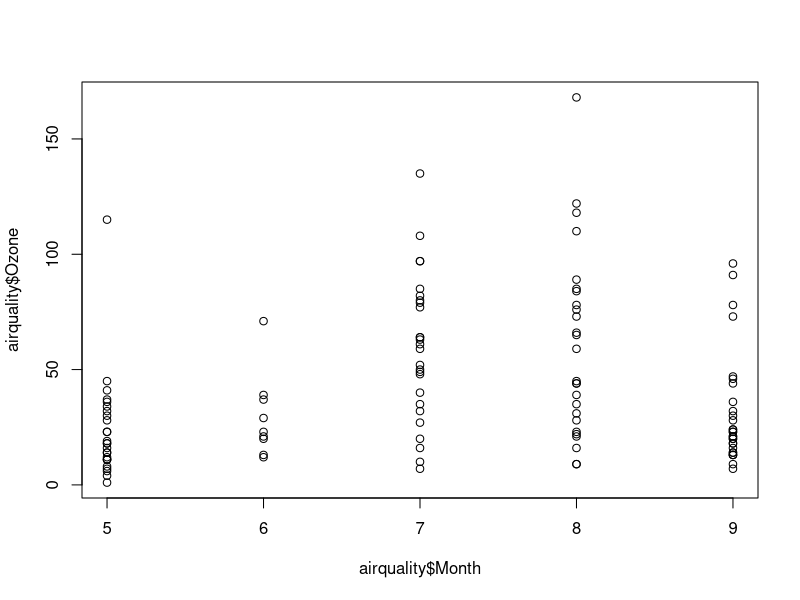
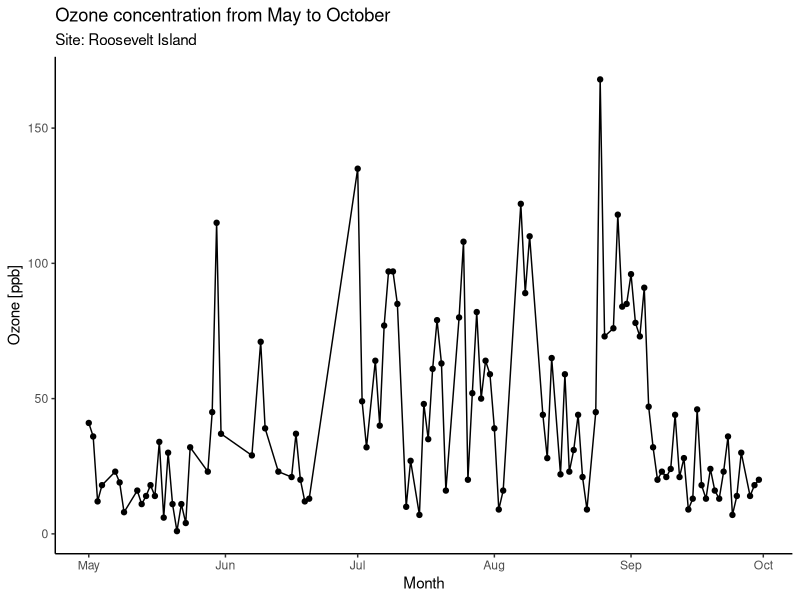
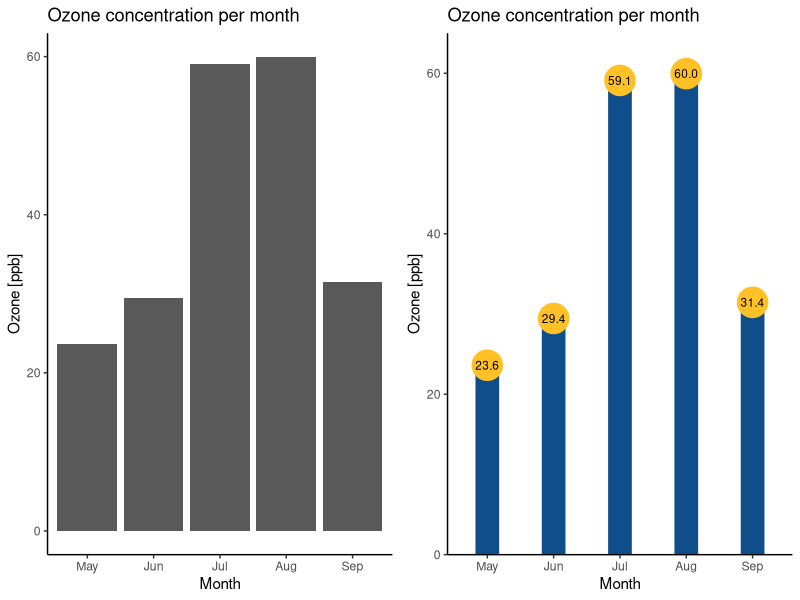
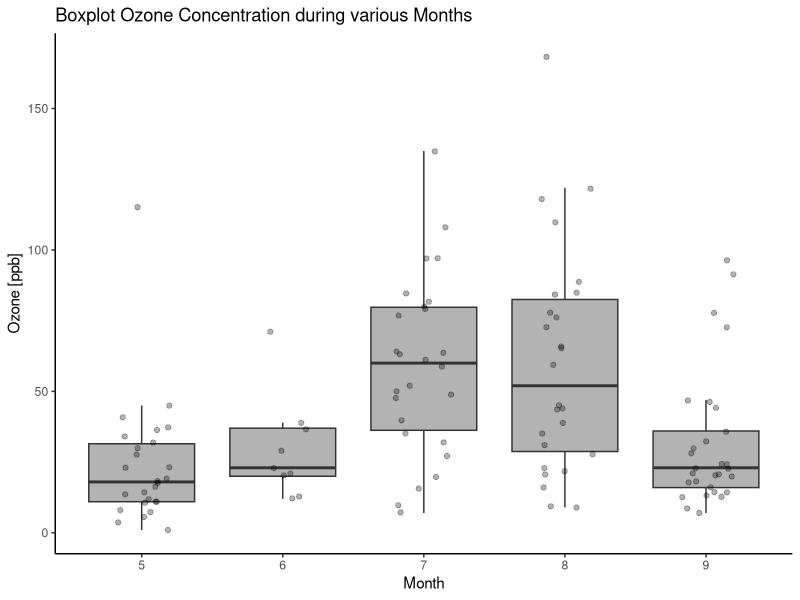
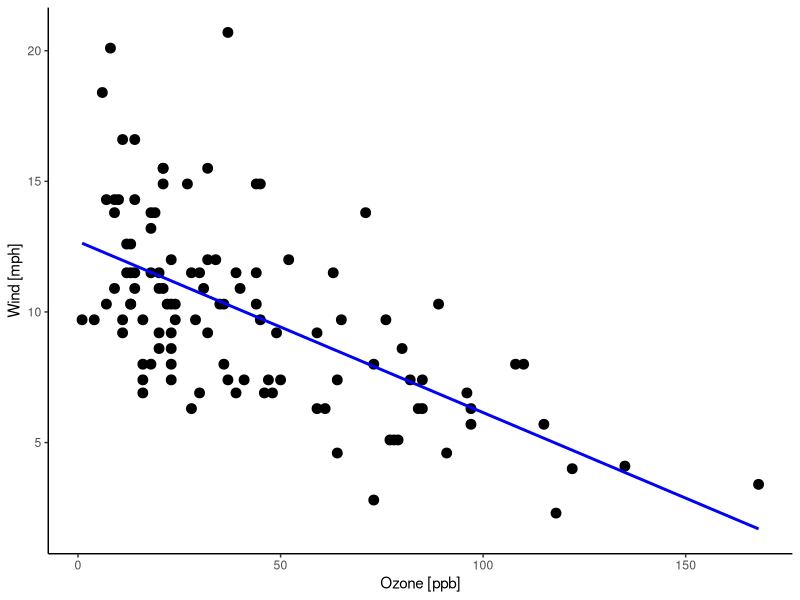
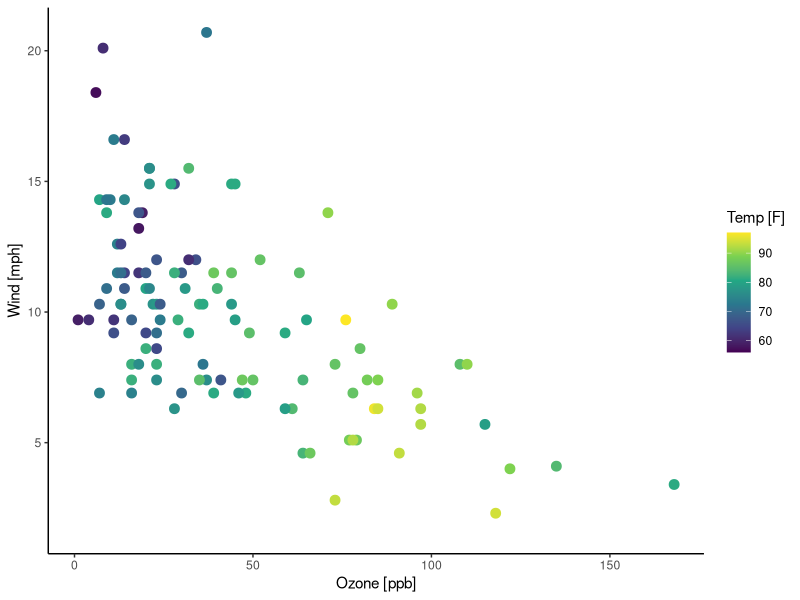

Write the R code that produced these figures, in order.
## ---- chunk 1

# loading packages
library(tidyverse)
library(lubridate)
library(ggplot2)

help(airquality) # information on the dataset
str(airquality) # structure of the dataset
summary(airquality)

plot(airquality$Month, airquality$Ozone)

## ---- chunk 2

# aggregate months and days and make new column date
aq <- datasets::airquality |> 
  mutate(Date = make_date( year = 1973, month = airquality$Month, day = airquality$Day))|>
  group_by(Date)

## ---- chunk 3

# see how many missing values in each column are
colSums(is.na(aq))

# remove NA-values
aq_withtout_NA = aq[complete.cases(aq), ]

## ---- chunk 4

ozone_date_lineplot <- ggplot(
  data = aq_withtout_NA,
  aes(x = Date, y = Ozone))+
  geom_line() +
  geom_point()  +
  labs(title = "Ozone concentration from May to October",
       subtitle = "Site: Roosevelt Island",
       x = "Month",
       y = "Ozone [ppb]") +
  theme_classic()

ozone_date_lineplot

## ---- chunk 5

summary(aq$Ozone)

## ---- chunk 6

# Aggregate to monthly ozone data
monthly_ozone <- aq |>
  group_by(Month) |>
  summarise(Mean_Ozone = mean(Ozone, na.rm = TRUE))

monthly_ozone$Month <- factor(monthly_ozone$Month, 
                              levels = c(5, 6, 7, 8, 9),
                              labels = c("May", "Jun", "Jul", "Aug", "Sep"))


# Bar plot
ozone_date_barplot <- ggplot(
  data = monthly_ozone,
  aes( x = Month, y = Mean_Ozone)) +
  geom_bar(stat = "identity") +
  theme_classic() +
  labs(title = "Ozone concentration per month",
       x = "Month", y = "Ozone [ppb]")


# Custom plot
ozone_date_customplot <- ggplot(
  data = monthly_ozone,
  aes( x = Month, y = Mean_Ozone)) +
  geom_segment(aes(x = Month, xend = Month, y = 0, yend = Mean_Ozone), size = 8, 
               color = "dodgerblue4") +
  geom_point(aes(x = Month, y = Mean_Ozone), size = 10, color = "goldenrod1") +
  geom_text(aes(x = Month, y = Mean_Ozone, label = format(Mean_Ozone, 
                                                          digits = 3)), size = 3
            , color = "black") +
  theme_classic() +
  labs(title = "Ozone concentration per month",
       x = "Month", y = "Ozone [ppb]") +
  scale_y_continuous(limits = c(0, 65.00), expand = c(0,0))


# combining of plots
cowplot:: plot_grid(ozone_date_barplot, ozone_date_customplot)

## ---- chunk 7

# Box plot + jittered points
ozone_boxplot <- ggplot(
  data = aq,
  aes(x = Month, y = Ozone, group = Month)) +
  geom_boxplot(fill = "grey70", outlier.shape = NA) +
  geom_jitter(width = 0.2, alpha = 0.3) +
  labs(title = "Boxplot Ozone Concentration during various Months") +
  labs(x = "Month", y = "Ozone [ppb]") +
  theme_classic()

ozone_boxplot

## ---- chunk 8

ozone_wind_plot <- ggplot(
  data = aq_withtout_NA,
  aes(x = Ozone, y = Wind)) +
  geom_point(size = 3) +
  geom_smooth(method = "lm", color = "blue", se = FALSE) +
  labs(x = "Ozone [ppb]", 
       y = "Wind [mph]") +
  theme_classic()

ozone_wind_plot

## ---- chunk 9

ozone_wind_temp_plot <- ggplot(
  data =aq,
  aes(x = Ozone, y = Wind, color = Temp)) +
  geom_point(size = 3) +
  labs(x = "Ozone [ppb]",
       y = "Wind [mph]",
       color = "Temp [F]") +
  theme_classic() +
  scale_color_viridis_c()

ozone_wind_temp_plot

